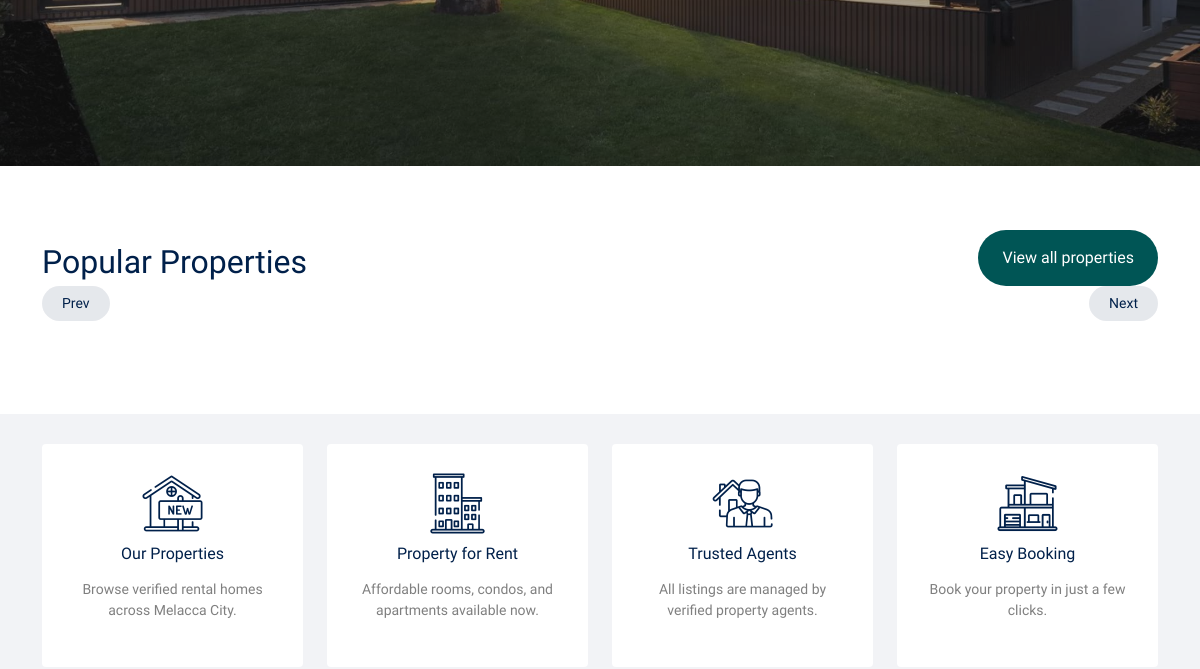
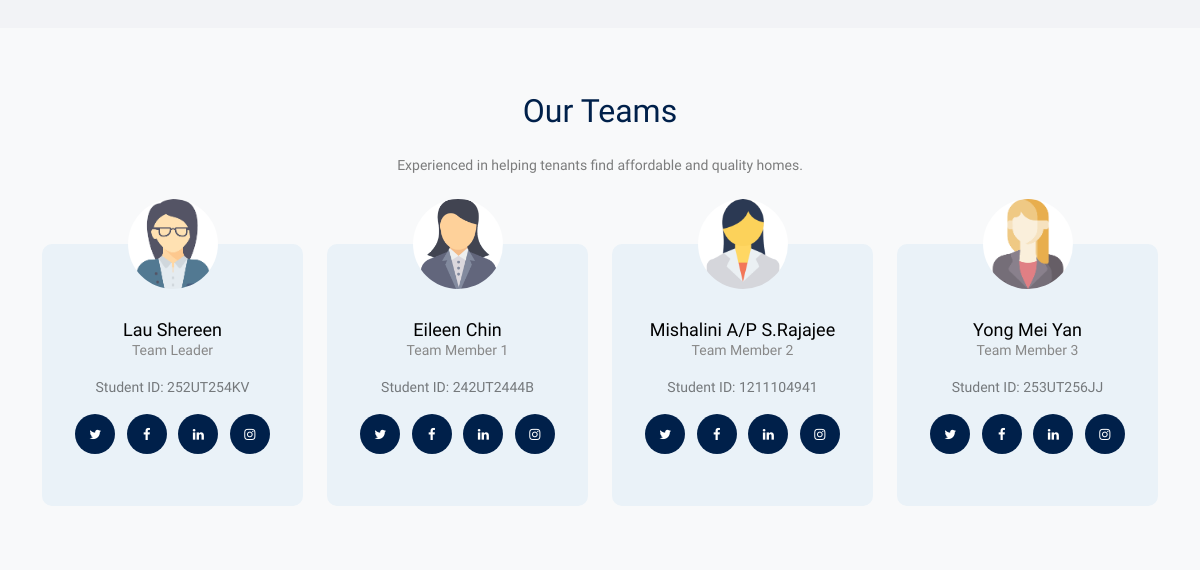
Before: / (middle part) with the older database file (2 pictures, top to bottom).
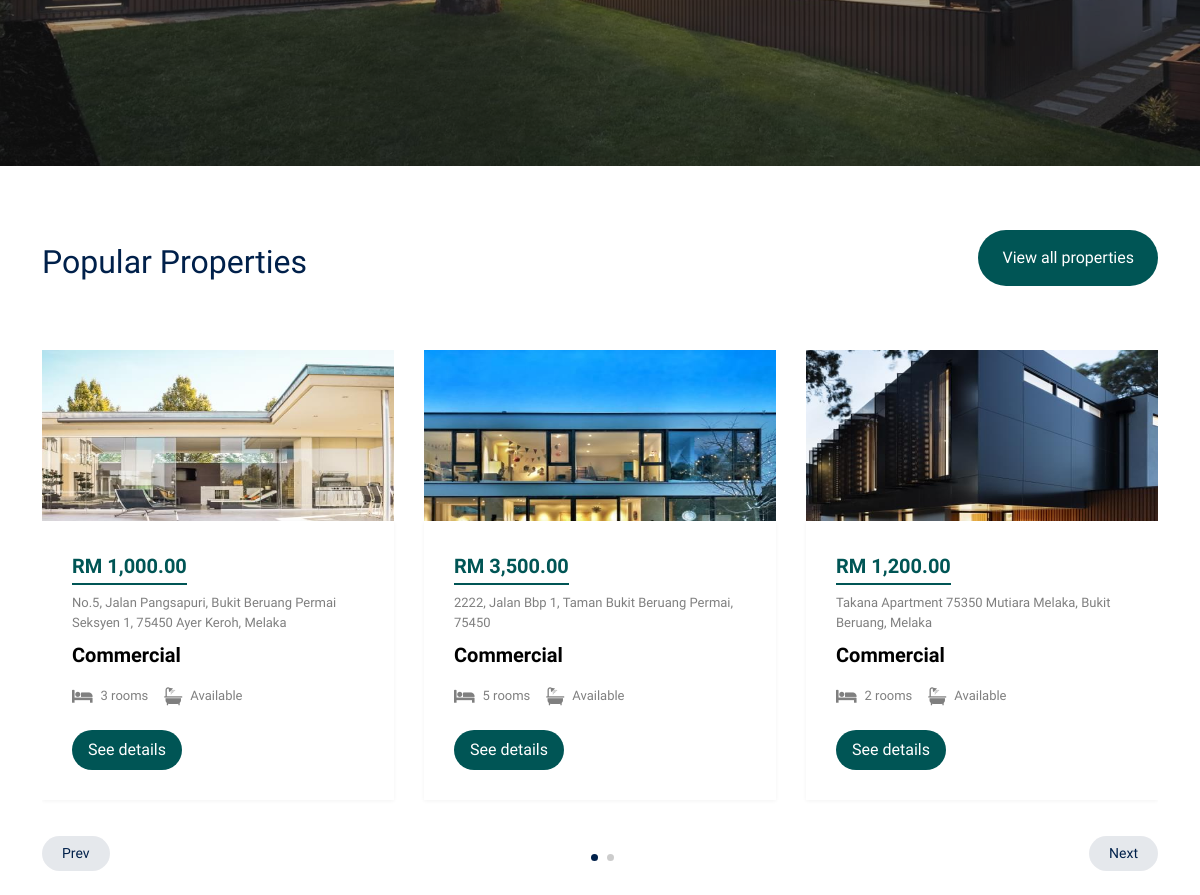
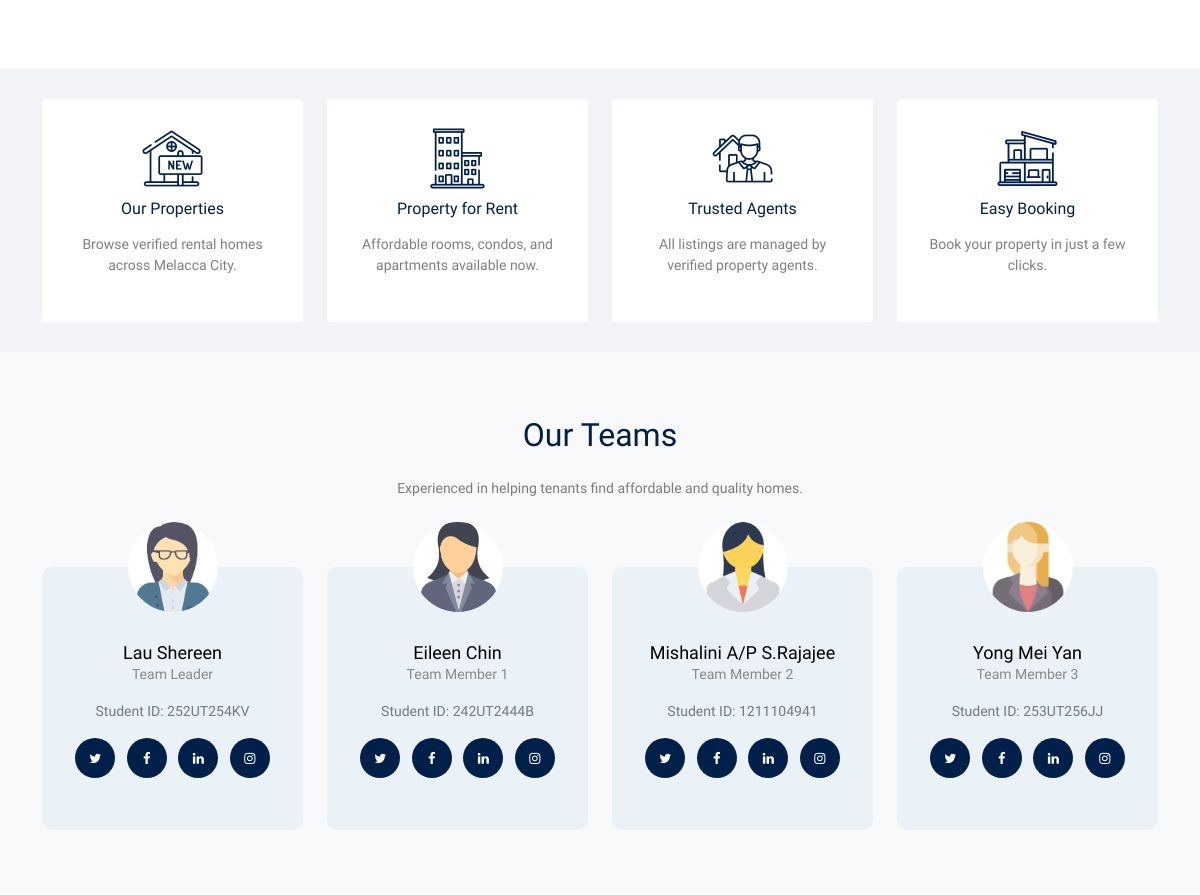
After: the same page with the newer database file (2 pictures, top to bottom).
### tables this page shows
CREATE TABLE `properties` (
  `property_id` int(11) NOT NULL,
  `property_name` varchar(100) NOT NULL,
  `property_type` enum('residential','commercial') NOT NULL,
  `address` text NOT NULL,
  `rental_price` decimal(10,2) NOT NULL,
  `number_of_rooms` int(11) DEFAULT NULL,
  `property_description` text DEFAULT NULL,
  `occupancy_status` enum('available','rented') DEFAULT 'available',
  `property_image` varchar(255) DEFAULT NULL,
  `activation` enum('active','inactive') NOT NULL,
  `created_at` timestamp NOT NULL DEFAULT current_timestamp()
);

### index.php (the view, shortened to what the changed rows need)
<?php
include 'databaseconnection.php';
$propertyQuery = mysqli_query(
    $conn,
    "SELECT *
     FROM properties
     WHERE activation='active'
     ORDER BY property_id DESC
     LIMIT 10"
);
?>
<!DOCTYPE html>
<html lang="en">
  <head>
    <link rel="stylesheet" href="fonts/icomoon/style.css" />
    <link rel="stylesheet" href="fonts/flaticon/font/flaticon.css" />
    <link rel="stylesheet" href="css/tiny-slider.css" />
    <link rel="stylesheet" href="css/aos.css" />
    <link rel="stylesheet" href="css/style.css" />
  </head>
  <body>
    <div class="section">
      <div class="container">
        <div class="row mb-5 align-items-center">
          <div class="col-lg-6">
            <h2 class="font-weight-bold text-primary heading">
              Popular Properties
            </h2>
          </div>
        </div>
        <div class="row">
          <div class="col-12">
            <div class="property-slider-wrap">
              <div class="property-slider">
                <?php while($property = mysqli_fetch_assoc($propertyQuery)) { ?>
                <div class="property-item">
                  <a href="propertiesitem.php?id=<?php echo $property['property_id']; ?>" class="img">
                    <img src="Admin/<?php echo htmlspecialchars($property['property_image']); ?>" style="width:100%;height:250px;">-
                  </a>
                  <div class="property-content">
                    <div class="price mb-2">
                      <span>RM <?php echo number_format($property['rental_price'], 2); ?></span>
                    </div>
                    <div>
                      <span class="d-block mb-2 text-black-50">
                        <?php echo htmlspecialchars($property['address']); ?>
                      </span>
                      <span class="city d-block mb-3"><?php echo ucfirst($property['property_type']); ?></span>
                      <div class="specs d-flex mb-4">
                        <span class="d-block d-flex align-items-center me-3">
                          <span class="icon-bed me-2"></span>
                          <span class="caption"><?php echo $property['number_of_rooms'] ?? 0; ?> rooms</span>
                        </span>
                        <span class="d-block d-flex align-items-center">
                          <span class="icon-bath me-2"></span>
                          <span class="caption"><?php echo ($property['occupancy_status']=='available') ? 'Available' : 'Rented'; ?></span>
                        </span>
                      </div>
                      <a href="properties.php" class="btn btn-primary py-2 px-3">
                        See details
                      </a>
                    </div>
                  </div>
                </div>
              <?php } ?>
              </div>
              <div
                id="property-nav"
                class="controls"
                tabindex="0"
                aria-label="Carousel Navigation"
              >
                <span
                  class="prev"
                  data-controls="prev"
                  aria-controls="property"
                  tabindex="-1"
                  >Prev</span
                >
                <span
                  class="next"
                  data-controls="next"
                  aria-controls="property"
                  tabindex="-1"
                  >Next</span
                >
              </div>
            </div>
          </div>
        </div>
      </div>
    </div>
    <div class="section section-5 bg-light">
      <div class="container">
        <div class="row justify-content-center text-center mb-5">
          <div class="col-lg-6 mb-1">
            <h2 class="font-weight-bold heading text-primary mb-4">
              Our Teams
            </h2>
          </div>
        </div>
        <div class="row">
          <div class="col-sm-6 col-md-6 col-lg-3 mb-5 mb-lg-0">
            <div class="h-100 person">
              <div class="person-contents">
                <h2 class="mb-0"><a href="#">Lau Shereen</a></h2>
              </div>
            </div>
          </div>
          <div class="col-sm-6 col-md-6 col-lg-3 mb-5 mb-lg-0">
            <div class="h-100 person">
              <div class="person-contents">
                <h2 class="mb-0"><a href="#">Eileen Chin </a></h2>
              </div>
            </div>
          </div>
          <div class="col-sm-6 col-md-6 col-lg-3 mb-5 mb-lg-0">
            <div class="h-100 person">
              <div class="person-contents">
                <h2 class="mb-0"><a href="#">Mishalini A/P S.Rajajee </a></h2>
              </div>
            </div>
          </div>
          <div class="col-sm-6 col-md-6 col-lg-3 mb-5 mb-lg-0">
            <div class="h-100 person">
              <div class="person-contents">
                <h2 class="mb-0"><a href="#">Yong Mei Yan</a></h2>
              </div>
            </div>
          </div>
        </div>
      </div>
    </div>
  </body>
</html>

Changed rows visible on the page:
added properties: property_image (picture), rental_price "1,000.00", address "No.5, Jalan Pangsapuri, Bukit Beruang Permai Seksyen 1, 75450 Ayer Keroh, Melaka", property_type "Commercial", number_of_rooms "3", occupancy_status "Available"
added properties: property_image (picture), rental_price "3,500.00", address "2222, Jalan Bbp 1, Taman Bukit Beruang Permai, 75450", property_type "Commercial", number_of_rooms "5", occupancy_status "Available"
added properties: property_image (picture), rental_price "1,200.00", address "Takana Apartment 75350 Mutiara Melaka, Bukit Beruang, Melaka", property_type "Commercial", number_of_rooms "2", occupancy_status "Available"
